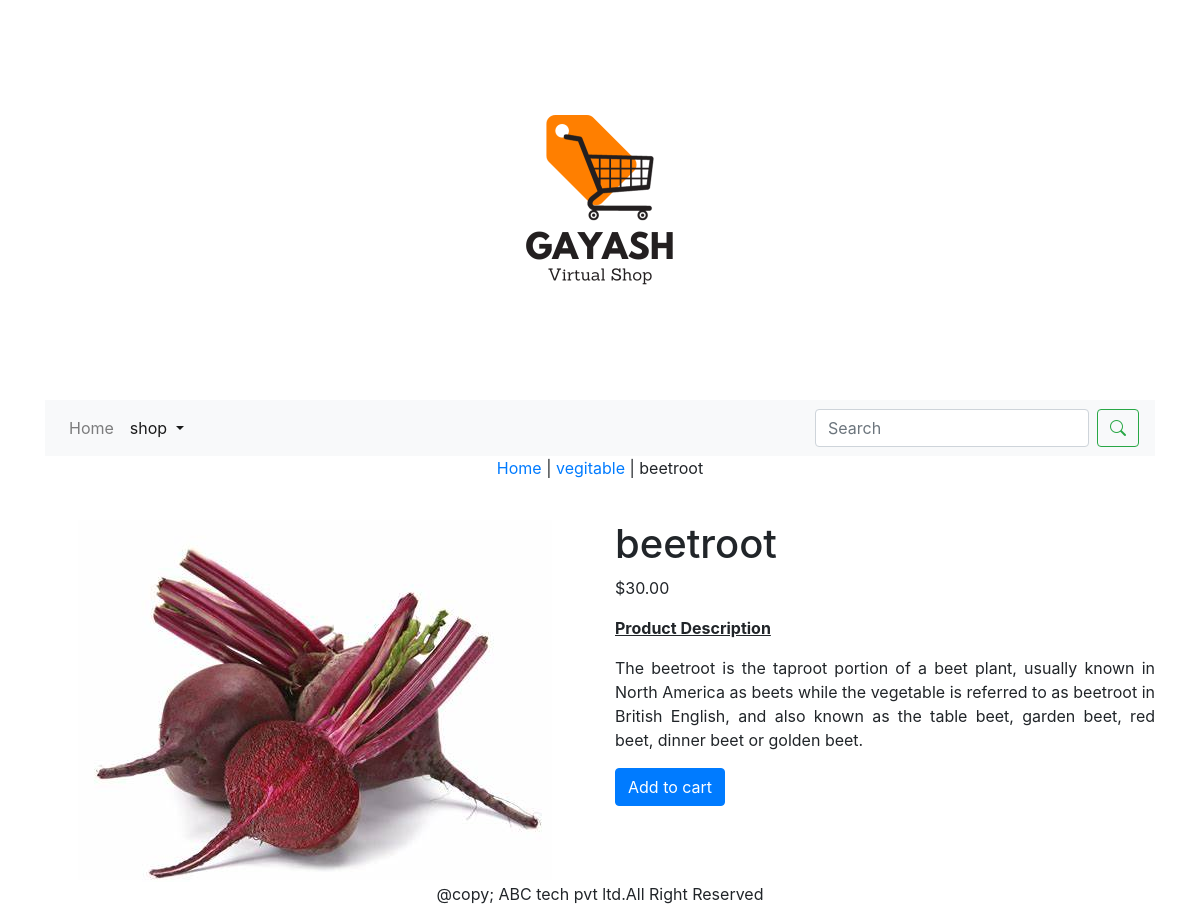
Page /ecommerseapp/vegitable/beetroot/ on the committed database.
### ecommerseapp/models.py (models this page shows, shortened)
class Product(models.Model):
    name = models.CharField(max_length=250, unique=True)
    slug = models.SlugField(max_length=250, unique=True)
    description = models.TextField(blank=True)
    price=models.DecimalField(max_digits=10,decimal_places=2)
    category=models.ForeignKey(category,on_delete=models.CASCADE)
    image = models.ImageField(upload_to='product', blank=True)
    stock=models.IntegerField()
    available=models.BooleanField(default=True)
    created=models.DateTimeField(auto_now_add=True)
    updated=models.DateTimeField(auto_now=True)
    class Meta:
        ordering = ('name',)
        verbose_name = 'product'
        verbose_name_plural = 'products'

class category(models.Model):
    name=models.CharField(max_length=250,unique=True)
    slug=models.SlugField(max_length=250,unique=True)
    description=models.TextField(blank=True)
    image=models.ImageField(upload_to='category',blank=True)
    class Meta:
        ordering=('name',)
        verbose_name='category'
        verbose_name_plural='categories'
    def get_url(self):
        return reverse('ecommerseapp:products_by_category',args=[self.slug])
    def __str__(self):
        return '{}'.format(self.name)

### ecommerseapp/views.py (the view)
# urls.py: path('<slug:c_slug>/<slug:product_slug>/',views.proDetail, name='prodcatdetail'),
def proDetail(request,c_slug,product_slug):
    try:
        product= Product.objects.get(category__slug=c_slug,slug=product_slug)
    except Exception as e:
        raise e
    return render(request,'product.html',{'product':product})

### cartapp/context_processors.py (called while the page is built)
def counter(request):
    item_count=0
    if 'admin' in request.path:
        return {}
    else:
        try:
            cart=Cart.objects.filter(cart_id=_cart_id(request))
            car_items=CartItem.objects.all().filter(cart=cart[:1])
            for cart_item in car_items:
                item_count += cart_item.quantity
        except Cart.DoesNotExist:
            item_count=0
    return dict(item_count=item_count)

### cartapp/views.py (called while the page is built)
def _cart_id(request):
    cart = request.session.session_key
    if not cart:
        cart = request.session.create()
    return cart

### ecommerseapp/context_processors.py (called while the page is built)
def menu_links(request):
    links=category.objects.all()
    return dict(links=links)

### templates/product.html (shortened to what this page needs)
{% extends 'base.html' %}
{% load static %}
{% block content %}
<div class="row my_prod_row_class">
    <div class="mx-auto">
        <p> <a href="{% url 'ecommerseapp:allprodcat' %}">Home</a> | <a href="{{product.category.get_url}}">{{product.category}}</a> | {{product.name}}</p>
    </div>
</div>
<br>
<div class="row">
    <div class="col-12 col-sm-12 col-md-12 col-lg-6 text-center">
        <div style="min-width:18rem">
            <img src="{{product.image.url}}" alt="{{product.name}}">
        </div>
    </div>
    <div class="col-12 col-sm-12 col-md-12 col-lg-6">
        <h1 class="my_prod_title">{{product.name}}</h1>
        <p>${{product.price}}</p>
        <p class="my_title"><b><u>Product Description</u></b></p>
         <p class="text-justify my_prod_text">{{product.description}}</p>
         {% if product.stock <= 0 %}
            <p class="text-justify my_prod_text"><b>Out of Stock</b></p>
        {% else %}
            <a href="{% url 'cartapp:add_cart'  product.id %}" class="btn btn-primary ">Add to cart</a>
        {% endif %}
    </div>
</div>
    {% endblock %}

### rows in the picture
Product: category "vegitable", name "beetroot", image (picture), price "30.00", description "The beetroot is the taproot portion of a beet plant, usually known in North America as beets while the vegetable is referred to as beetroot in British English, and also known as the table beet, garden beet, red beet, dinner beet or golden beet."
